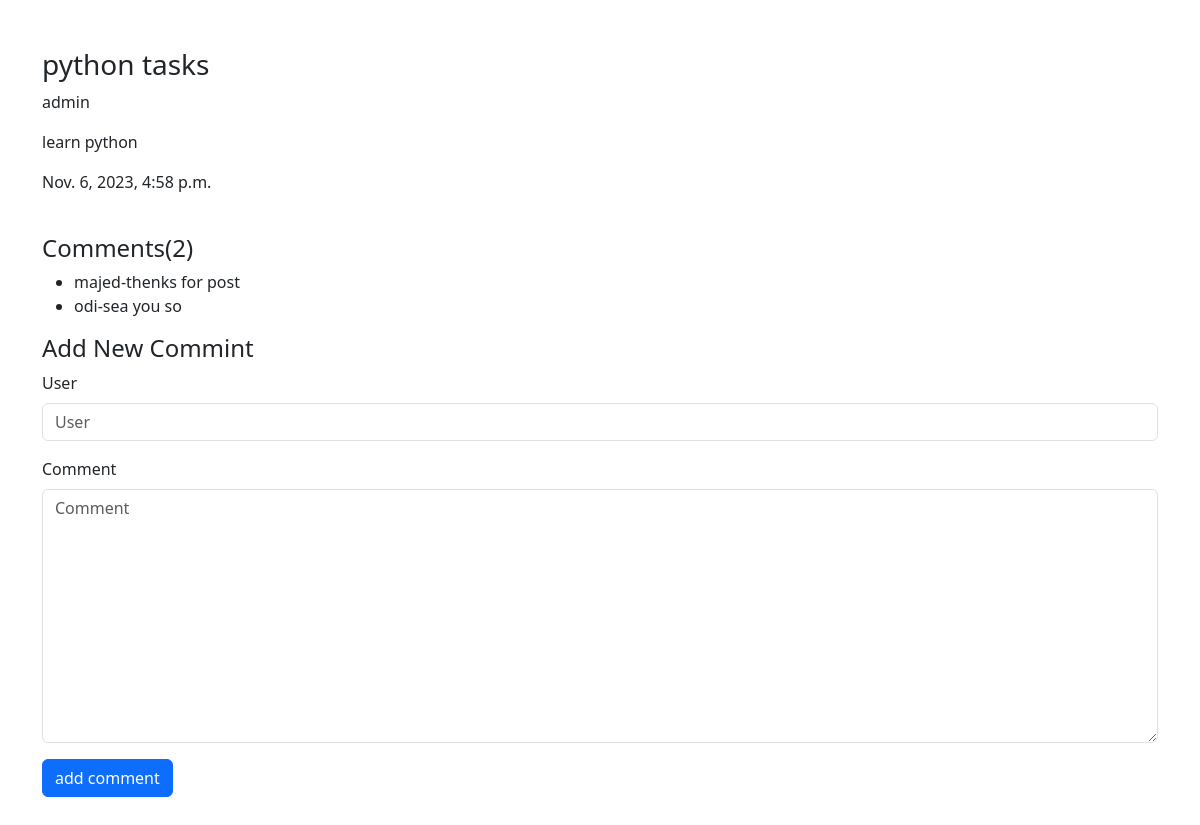
Page /posts/3 on the earlier database version.
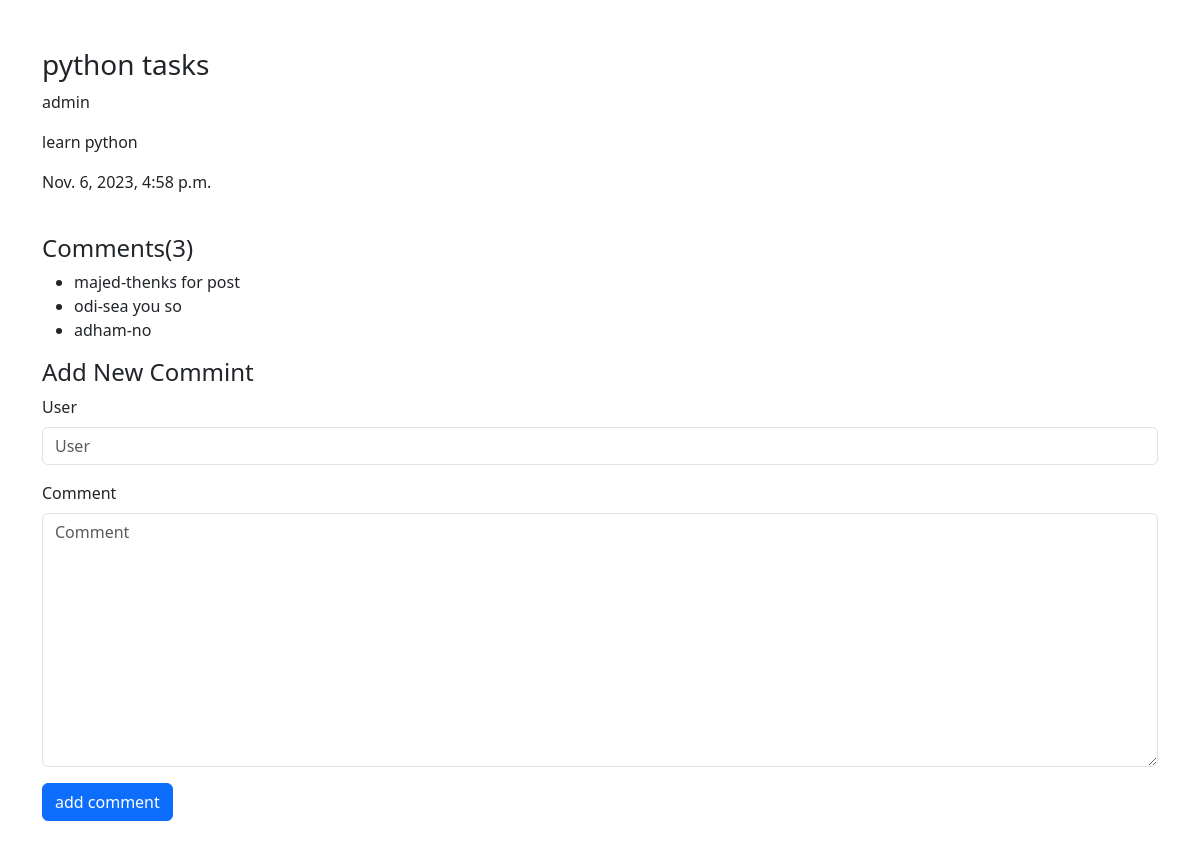
Same page on the later database version.
### posts/models.py (models this page shows, shortened)
class Post(models.Model):
    author = models.ForeignKey(User,related_name='post_author',on_delete=models.CASCADE)
    title = models.CharField(max_length=100)
    content = models.TextField(max_length=20000)
    draft = models.BooleanField(default=True)
    publish_date= models.DateTimeField(default = timezone.now)
    tags = TaggableManager()
    imag=models.ImageField(upload_to='post',null=True,blank=True)
    category=models.ForeignKey('Category',related_name='post_category',on_delete=models.SET_NULL,null=True)
    def __str__(self):
        return self.title

class Comment(models.Model):
    post =models.ForeignKey(Post,related_name='comment_post',on_delete=models.CASCADE)
    user = models.CharField(max_length=50)
    comment=models.TextField(max_length=300)
    created_ad=models.DateTimeField(default=timezone.now)

### posts/views.py (the view)
# urls.py: path('posts/<int:pk>',post_detail),
def post_detail(request,pk):
    date= Post.objects.get(id=pk)
    coments=Comment.objects.filter(post=date)
    if request.method=='POST':
        form=CommentForm(request.POST)
        if form.is_valid():
            myform=form.save(commit=False)
            myform.post=date
            myform.save()
    else:
        form=CommentForm()
    context={
        'post':date,
        'coments': coments,
        'form':form,
    }
    return render(request,'posts/post_datail.html',context)

### posts/forms.py
class CommentForm(forms.ModelForm):
    class Meta:
        model=Comment
        fields = ['user','comment']

### posts/templates/posts/post_datail.html (shortened to what this page needs)
{% load django_bootstrap5 %}
<!doctype html>
<html lang="en">
  <head>
    <link href="https://cdn.jsdelivr.net/npm/bootstrap@5.3.2/dist/css/bootstrap.min.css" rel="stylesheet">
  </head>
  <body>
    <div class="container my-5">
        <div>
            <h3>{{post}}</h3>
            <p>{{post.author}}</p>
            <p>{{post.content | safe}}</p>
            <p>{{post.publish_date}}</p>
        </div>
        <div>
            <h4>Comments({{coments|length}})</h4>
            <ul>
                {% for comment in coments  %}
                    <li>{{comment.user}}-{{comment.comment}}</li>
                {%empty%}
                    <li>NO Comment In This Post</li>
                {% endfor %}
            </ul>
            <h4>Add New Commint</h4>
            <form method="post">
              {% bootstrap_form form %}
              {% bootstrap_button button_type="submit" content="add comment" %}
            </form>
        </div>
    </div>
  </body>
</html>

Differences in the rows shown:
added Comment: user "adham", comment "no"
Other differences:
{{ coments|length }}: "2" → "3"
